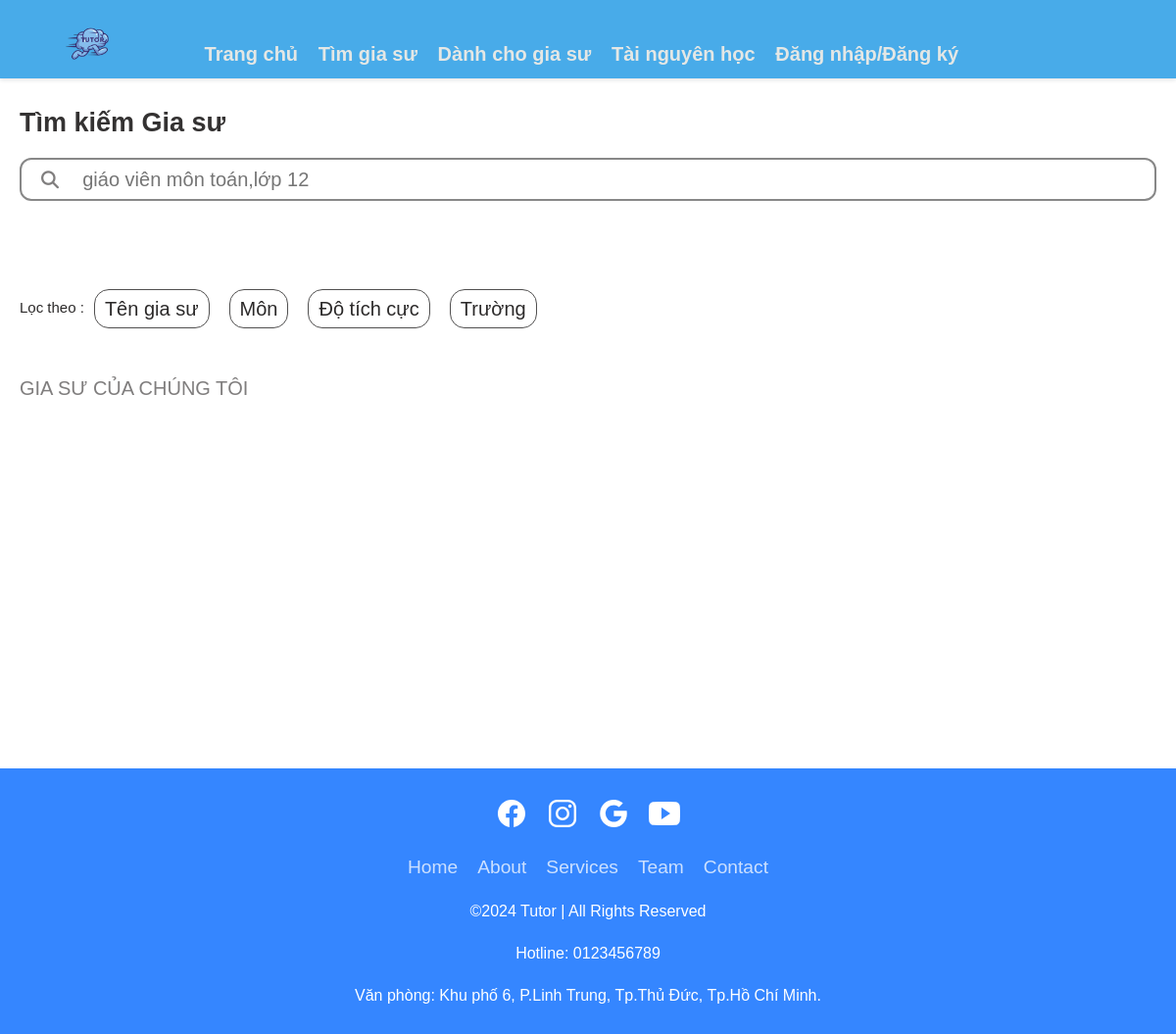
The app's page /timgiasu/, older data.
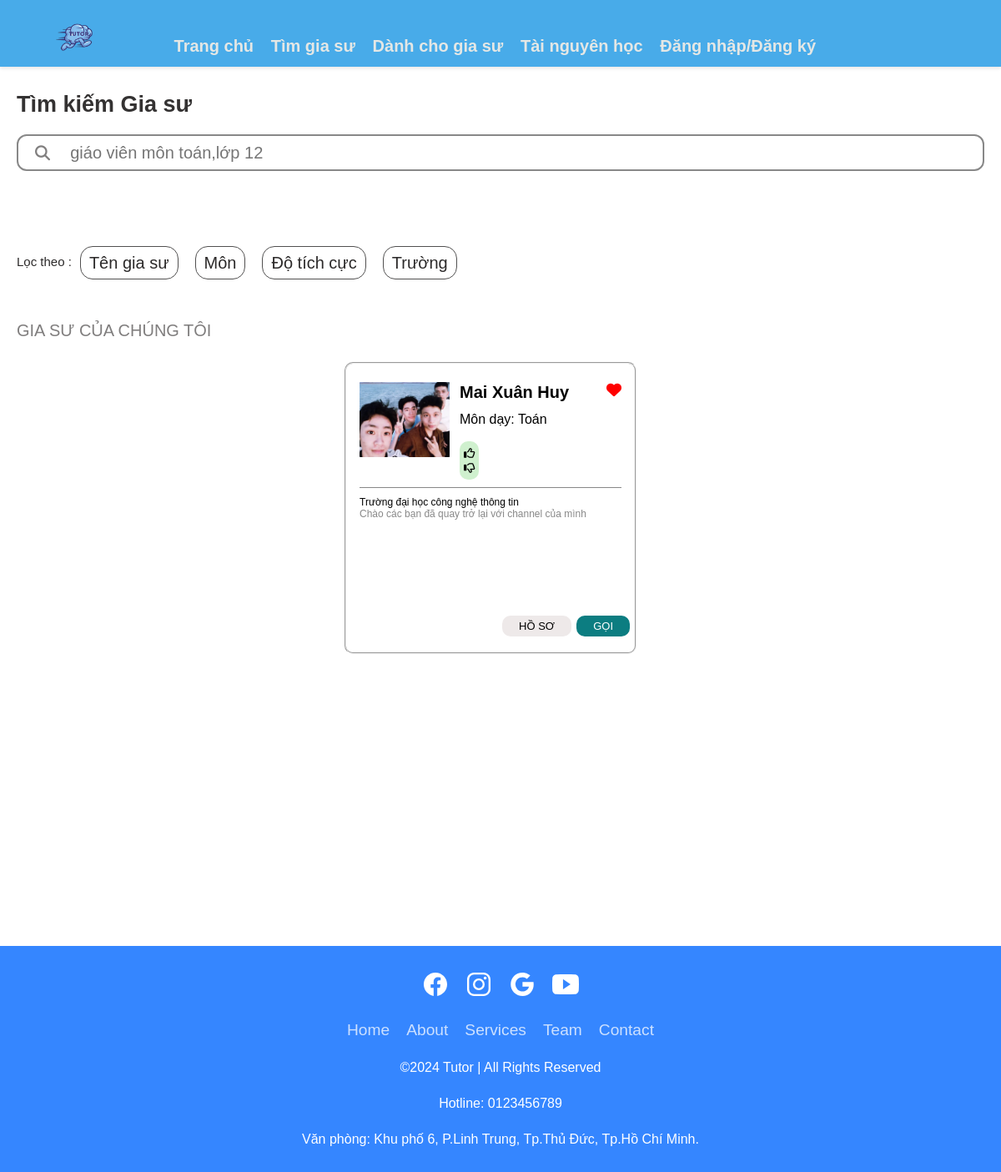
The same page, newer data.
### app1/models.py (models this page shows, shortened)
class DETAILTUTOR(models.Model):
    status = models.IntegerField(default=0)
    user = models.ForeignKey(User, on_delete=models.CASCADE, null=True)
    name = models.CharField(max_length=50, null=False)
    sex = models.CharField(max_length=6, null=False)
    phone_number = models.CharField(max_length=10, null=False)
    address = models.CharField(max_length=100, null=False)
    school = models.CharField(max_length=50, null=False)
    certificate = models.ImageField(null=False, blank=False, upload_to='img/')
    avatar = models.ImageField(null=False, blank=False, upload_to='img_avatar/')
    video = models.FileField(null=True, blank=True, upload_to='videos/')
    subject1 = models.CharField(max_length=10, null=False)
    subject2 = models.CharField(max_length=10, null=True)
    subject3 = models.CharField(max_length=10, null=True)
    Introduction = models.CharField(max_length=600, null=False)

### app1/views.py (the view)
# urls.py: path('timgiasu/',views.find , name='find'),
def find(request):
    tutors = DETAILTUTOR.objects.all()
    if request.user.is_authenticated:
        user_not_login = "none"
        user_login = "block"
        try:
            avatar = UPDATEAVATAR.objects.get(user=request.user)
        except UPDATEAVATAR.DoesNotExist:
            avatar = None
    else:
        user_not_login = "block"
        user_login = "none"
        avatar = None
    context = {'avatar': avatar,'tutors': tutors, 'user_login': user_login, 'user_not_login': user_not_login}
    return render(request, 'app/Timkiem.html', context)

### app1/templates/app/Timkiem.html (shortened to what this page needs)
{% extends 'app/base.html' %}
{% load static %}
{% block link %}
  <link rel="stylesheet" href="{% static 'css/base_new.css' %}" />
  <link rel="stylesheet" href="{% static 'css/main_new.css' %}" />
{% endblock %}
{% block content %}
  <header class="header" style="background-color:var(--white-color)">
    <div class="grid">
      <div class="header_tieude">
        <b>Tìm kiếm Gia sư</b>
      </div>
      <div class="header-search">
        <i class="fa-solid fa-magnifying-glass header-search-icon" style="font-size: 18px; color: #7e7c7cfb;"></i>
        <input type="text" class="header-search-input" placeholder="giáo viên môn toán,lớp 12" />
      </div>
    </div>
    <div class="grid">
      <ul class="loc">
        <li class="loc-theo">Lọc theo :</li>
        <li class="loc-item">
          <a href="" class="loc-item-link">Tên gia sư</a>
        </li>
        <li class="loc-item">
          <a href="" class="loc-item-link">Môn</a>
        </li>
        <li class="loc-item">
          <a href="" class="loc-item-link">Độ tích cực</a>
        </li>
        <li class="loc-item">
          <a href="" class="loc-item-link">Trường</a>
        </li>
      </ul>
    </div>
  </header>
  <div class="grid" style="background-color:var(--white-color)">
    <p class="category-heading">GIA SƯ CỦA CHÚNG TÔI</p>
    <div class="grid_row">
      {% if tutor.status != 0 %}
        {% for tutor in tutors %}
          <div class="grid_column-3">
            <a href="" class="category-link">
              <div class="category-item">
                {% if tutor.certificate %}
                  <div class="category-item-images" style="border-radius: 10px; background-image: url({{ tutor.avatar.url }});"></div>
                {% else %}
                  <p>No image uploaded</p>
                {% endif %}
                <div class="category-item-name">
                  <b class="">{{ tutor.name }}</b>
                </div>
                <div class="category-item-Mon">Môn dạy: {{ tutor.subject1 }}</div>
                <div class="category-item-like category-item-liked">
                  <i class="category-item-like-fill fa-solid fa-heart"></i>
                </div>
                <div class="category-item-rating">
                  <form action="{% url 'like' post.pk %}" method="post">
                    <button style="background-color: transparent; border: none; box-shadow: none;" type="submit">
                      <i class="fa-regular fa-thumbs-up"></i>
                    </button>
                  </form>
                  <form action="{% url 'like' post.pk %}" method="post">
                    <button style="background-color: transparent; border: none; box-shadow: none;" type="submit">
                      <i class="fa-regular fa-thumbs-down"></i>
                    </button>
                  </form>
                </div>
              </div>
              <div class="category-text">
                <p class="category-text-1">{{ tutor.school }}</p>
                <p class="category-text-2">{{ tutor.Introduction }}</p>
              </div>
            </a>
            <div class="category-info">
              <div class="category-info-hoso">
                <a href="{% url 'info' %}" class="category-info-hoso-link">Hồ Sơ</a>
              </div>
              <div class="category-info-goi">
                <a href="{% url 'home_chat' %}" class="category-info-goi-link">Gọi</a>
              </div>
            </div>
          </div>
        {% endfor %}
      {% endif %}
    </div>
  </div>
{% endblock %}

### app1/templates/app/base.html (shortened to what this page needs)
<!DOCTYPE html>
<html lang="en">
  <head>
    {% load static %}
    <link rel="stylesheet" href="{% static 'css/navi.css' %}" />
    {% block link %}
    {% endblock %}
    <link rel="stylesheet" href="https://cdnjs.cloudflare.com/ajax/libs/font-awesome/6.5.1/css/all.min.css" />
    <link rel="stylesheet" href="" />
  </head>
  <body>
    <div class="container-navi">
      <a href="{% url 'home' %}" id="navi-logo"><img src="{% static 'img/snapedit_1710079190361.png' %}" alt="logo" style="width: 80px;" /></a>
      <ul class="navi-action">
        <li>
          <a href="{% url 'home' %}" style="margin-right: 18px; position: relative; top: 16px;">Trang chủ</a>
        </li>
        <li>
          <a href="{% url 'find' %}" style="margin-right: 18px; position: relative; top: 16px;">Tìm gia sư</a>
        </li>
        <li>
          <a href="{% url 'tutor' %}" style="margin-right: 18px; position: relative; top: 16px;">Dành cho gia sư</a>
        </li>
        <li>
          <a href="{% url 'tutor' %}" style="margin-right: 18px; position: relative; top: 16px;">Tài nguyên học</a>
        </li>
        <li>
          <a href="{% url 'signup_in' %}" style="display: {{ user_not_login }}; margin-right: 18px; position: relative; top: 16px;">Đăng nhập/Đăng ký</a>
        </li>
        <li style="width: 200px;">
        </li>
      </ul>
    </div>
    {% block content %}
    {% endblock %}
    <footer class="footer">
      <div class="waves">
        <div class="wave" id="wave1"></div>
        <div class="wave" id="wave3"></div>
      </div>
      <ul class="social-icon">
        <li class="social-icon__item">
          <a class="social-icon__link" href="#"><ion-icon name="logo-facebook"></ion-icon></a>
        </li>
        <li class="social-icon__item">
          <a class="social-icon__link" href="#"><ion-icon name="logo-instagram"></ion-icon></a>
        </li>
        <li class="social-icon__item">
          <a class="social-icon__link" href="#"><ion-icon name="logo-google"></ion-icon></a>
        </li>
        <li class="social-icon__item">
          <a class="social-icon__link" href="#"><ion-icon name="logo-youtube"></ion-icon></a>
        </li>
      </ul>
      <ul class="menu">
        <li class="menu__item">
          <a class="menu__link" href="#">Home</a>
        </li>
        <li class="menu__item">
          <a class="menu__link" href="#">About</a>
        </li>
        <li class="menu__item">
          <a class="menu__link" href="#">Services</a>
        </li>
        <li class="menu__item">
          <a class="menu__link" href="#">Team</a>
        </li>
        <li class="menu__item">
          <a class="menu__link" href="#">Contact</a>
        </li>
      </ul>
      <p>&copy;2024 Tutor | All Rights Reserved</p>
      <p>Hotline: 0123456789</p>
      <p>Văn phòng: Khu phố 6, P.Linh Trung, Tp.Thủ Đức, Tp.Hồ Chí Minh.</p>
    </footer>
  </body>
</html>

### app1/static/css/navi.css (style rules this page uses)
* { margin: 0; padding: 0; box-sizing: border-box; font-family: Arial, Helvetica, sans-serif; }
body { background-color: #fff; }
.container-navi { height: 10%; display: flex; flex-direction: row; justify-content: center; align-items: center; position: sticky; top: 0; background-color: #48abe9; box-shadow: 0 2px 4px rgba(0, 0, 0, 0.1); z-index: 999; }
#navi-logo { width: 20%; padding-top: 15px; padding-left: 50px; }
#navi-logo img { width: 8vw; height: 50%; }
.navi-action { display: flex; flex-direction: row; justify-content: space-around; width: 100%; list-style-type: none; font-size: 20px; font-weight: 600; }
.navi-action a { text-decoration: none; color: #e4e7e5; }
.footer { position: relative; width: 100%; background: #3586ff; min-height: 100px; padding: 20px 50px; display: flex; justify-content: center; align-items: center; flex-direction: column; margin-top: 200px; top: 150px; }
.social-icon, .menu { position: relative; display: flex; justify-content: center; align-items: center; margin: 10px 0; flex-wrap: wrap; }
.social-icon__item, .menu__item { list-style: none; }
.social-icon__link { font-size: 2rem; color: #fff; margin: 0 10px; display: inline-block; transition: 0.5s; }
.menu__link { font-size: 1.2rem; color: #fff; margin: 0 10px; display: inline-block; transition: 0.5s; text-decoration: none; opacity: 0.75; font-weight: 300; }
.footer p { color: #fff; margin: 15px 0 10px 0; font-size: 1rem; font-weight: 300; }
.wave { position: absolute; top: -100px; left: 0; width: 100%; height: 100px; background: url("https://i.ibb.co/wQZVxxk/wave.png"); background-size: 1000px 100px; }
.wave#wave1 { z-index: 1000; opacity: 1; bottom: 0; animation: animateWaves 4s linear infinite; }
.wave#wave3 { z-index: 1000; opacity: 0.2; bottom: 15px; animation: animateWaves 3s linear infinite; }

### app1/static/css/base_new.css (style rules this page uses)
:root { --white-color: #fff; --black-color: #000; --text-color: #888; --xam: #eeeeee; --xanh-nhat: #cff0ce; --xanh-la: #0c683a; --xanh-duong: rgb(12, 125, 129); --xanh-dam: rgb(9, 99, 102); }
* { margin: 0; padding: 0; box-sizing: border-box; font-family: 'Montserrat', sans-serif; }
.header { padding: 20px; }
.grid { width: 1800px; max-width: 100%; margin: 0 auto; }
.grid_row { display: flex; flex-direction: row; flex-wrap: wrap; justify-content:center; align-items: center; margin: 6px -12px; gap: 10px; width: 100%; }
.grid_column-3 { padding: 3px 6px; margin: 0 6px; width: 350px; height: 350px; }

Row changes from the older to the newer data that the page shows:
added DETAILTUTOR: avatar (picture), name "Mai Xuân Huy", subject1 "Toán", school "Trường đại học công nghệ thông tin", Introduction "Chào các bạn đã quay trở lại với channel của mình"
